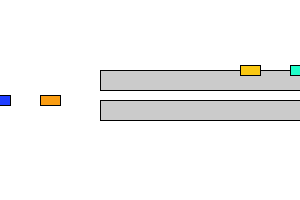
Frame 1 (no input)
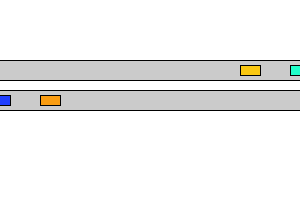
Frame 60 (the mouse pressed at the canvas centre just before this capture)
Frame 120 (the mouse held since frame 60 and released just before this capture): identical to frame 60, image omitted

The Processing sketch that drew these frames (run headless with seeded random() and noise(); from frame 60 on, the mouse is pressed at the canvas centre):

// Processing sketch: processing_43546
// ── processing_43546.pde

// Creation 4 Objects Car
Car myCar1;
Car myCar2; 
Car myCar3;
Car myCar4;
int xpeed=2; // car speed

void setup() {
  size(300,200);
  
  // Car configurations
  myCar1 = new Car(color(31,62,255),0,100,xpeed); 
  myCar2 = new Car(color(31,255,201),300,70,xpeed);
  myCar3 = new Car(color(250,200,18),250,70,xpeed);
  myCar4 = new Car(color(250,157,18),50,100,xpeed);
}

void draw() {
  background(255);
  fill(203,203,203);
  rect(100,100,500,20);
  fill(203,203,203);
  rect(100,70,500,20);
   
   
   // Show cars on display
    myCar1.display();
    myCar2.display();
    myCar3.display();
    myCar4.display();
    
    
   // Cars start moving
if (key == 's'||key == 'S') {
    myCar1.move();
    myCar2.moveRight();
    myCar4.move();
    myCar3.moveRight();

}

   // Cars start moving normal
if (key == 'n'||key == 'N') {
    myCar1.move();
    myCar2.moveRight();
    myCar4.move();
    myCar3.moveRight();

}

   // Cars stops
if (key == 'p'||key == 'P') {
    myCar1.stop(100);
    myCar2.stopRight(70);
    myCar4.stop(70);
    myCar3.stopRight(100);
}

   // Cars start moving fast
if (key == 'f'||key == 'F') {
    myCar3.moveFastRight();
    myCar1.moveFast();
    myCar4.moveFast();
    myCar2.moveFastRight();
}
}

class Car { // Even though there are multiple objects, we still only need one class. No matter how many cookies we make, only one cookie cutter is needed.Isnâ€™t object-oriented programming swell?
  color c;
  float xpos;
  float ypos;
  float xspeed;

  Car(color tempC, float tempXpos, float tempYpos, float tempXspeed) { // The Constructor is defined with arguments.
    c = tempC;
    xpos = tempXpos;
    ypos = tempYpos;
    xspeed = tempXspeed;
  }

  void display() {
    stroke(0);
    fill(c);
    rectMode(CENTER);
    rect(xpos,ypos,20,10);
  }

  void move() {
    xpos = xpos + xspeed;
    if (xpos > width) {
      xpos = 0;
    }}
  void moveRight() {
  xpos = xpos - xspeed;
      if (xpos < 0) {
      xpos = 300;
      }
  
  }
  void moveFastRight() {
  xpos = xpos - xspeed -1;
      if (xpos < 0) {
      xpos = 300;
      }
  
  }
  
  void moveFast() {
    xpos = xpos + xspeed+1;
    if (xpos > width) {
      xpos = 0;
    }}
  void stop(int pos){
    xpos = pos;
    xpeed = 0;
  }
  void stopRight(int pos){
    xpos = pos;
    xpeed = 0;
  }
 
}
                
